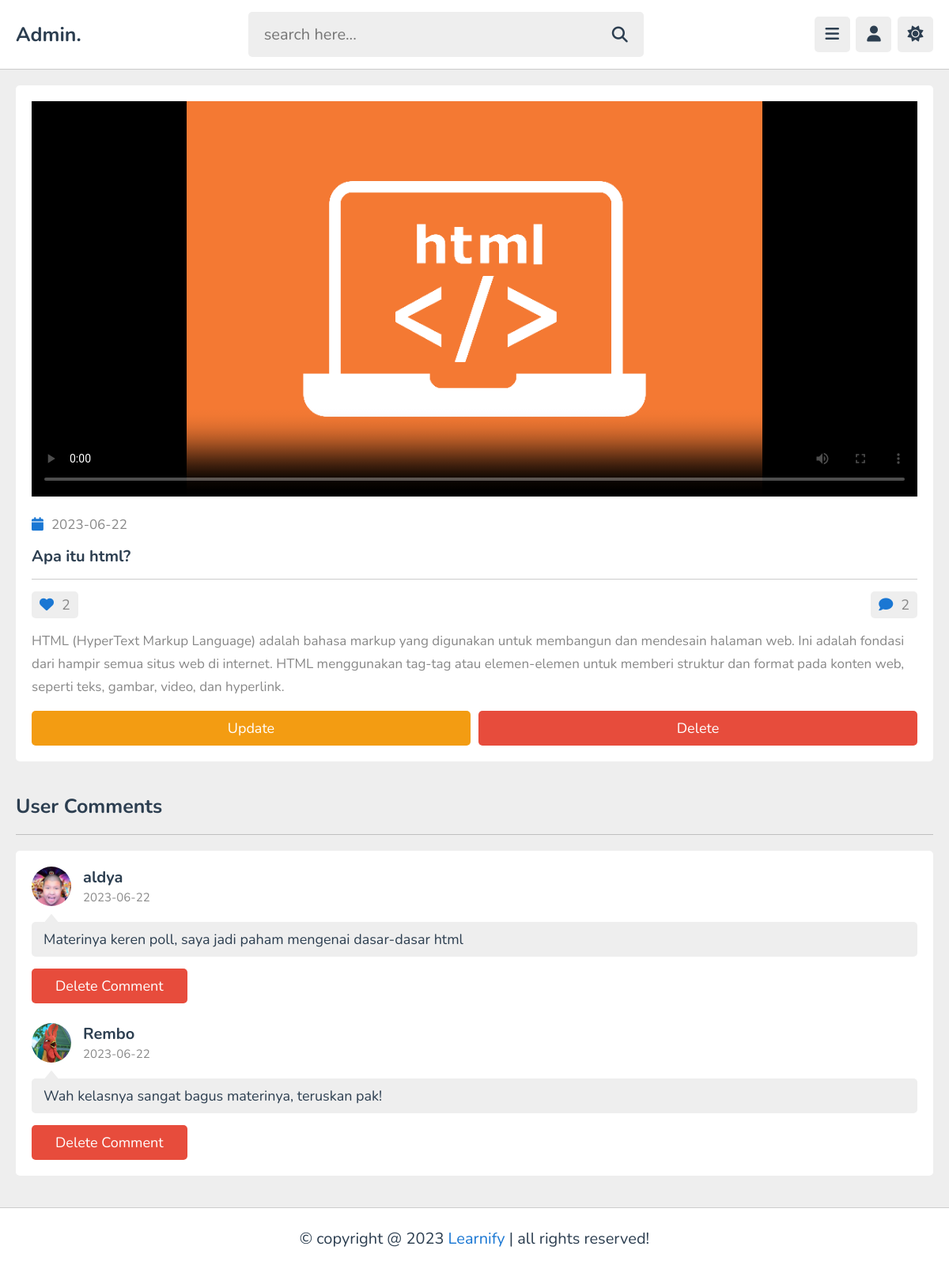
/admin/view_content.php?get_id=HJvmfDIKlQ5w3asvhvz4 (signed in), run on the app's committed database.
### tables this page shows
CREATE TABLE `content` (
  `id` varchar(20) NOT NULL,
  `tutor_id` varchar(20) NOT NULL,
  `playlist_id` varchar(20) NOT NULL,
  `title` varchar(100) NOT NULL,
  `description` varchar(1000) NOT NULL,
  `video` varchar(100) NOT NULL,
  `thumb` varchar(100) NOT NULL,
  `date` date NOT NULL DEFAULT current_timestamp(),
  `status` varchar(20) NOT NULL DEFAULT 'deactive'
);

CREATE TABLE `comments` (
  `id` varchar(20) NOT NULL,
  `content_id` varchar(20) NOT NULL,
  `user_id` varchar(20) NOT NULL,
  `tutor_id` varchar(20) NOT NULL,
  `comment` varchar(1000) NOT NULL,
  `date` date NOT NULL DEFAULT current_timestamp()
);

CREATE TABLE `users` (
  `id` varchar(20) NOT NULL,
  `name` varchar(50) NOT NULL,
  `email` varchar(50) NOT NULL,
  `password` varchar(50) NOT NULL,
  `image` varchar(100) NOT NULL
);

### admin/view_content.php (the view, shortened to what this page needs)
<?php
include '../components/connect.php';
if(isset($_COOKIE['tutor_id'])){
   $tutor_id = $_COOKIE['tutor_id'];
}else{
   $tutor_id = '';
   header('location:login.php');
}
if(isset($_GET['get_id'])){
   $get_id = $_GET['get_id'];
}else{
   $get_id = '';
   header('location:contents.php');
}
?>
<!DOCTYPE html>
<html lang="en">
<head>
   <link rel="stylesheet" href="https://cdnjs.cloudflare.com/ajax/libs/font-awesome/6.2.0/css/all.min.css">
   <link rel="stylesheet" href="../css/admin_style.css">
</head>
<body>
<?php include '../components/admin_header.php'; ?>
<section class="view-content">
   <?php
      $select_content = $conn->prepare("SELECT * FROM `content` WHERE id = ? AND tutor_id = ?");
      $select_content->execute([$get_id, $tutor_id]);
      if($select_content->rowCount() > 0){
         while($fetch_content = $select_content->fetch(PDO::FETCH_ASSOC)){
            $video_id = $fetch_content['id'];
            $count_likes = $conn->prepare("SELECT * FROM `likes` WHERE tutor_id = ? AND content_id = ?");
            $count_likes->execute([$tutor_id, $video_id]);
            $total_likes = $count_likes->rowCount();
            $count_comments = $conn->prepare("SELECT * FROM `comments` WHERE tutor_id = ? AND content_id = ?");
            $count_comments->execute([$tutor_id, $video_id]);
            $total_comments = $count_comments->rowCount();
   ?>
   <div class="container">
      <video src="../uploaded_files/<?= $fetch_content['video']; ?>" autoplay controls poster="../uploaded_files/<?= $fetch_content['thumb']; ?>" class="video"></video>
      <div class="date"><i class="fas fa-calendar"></i><span><?= $fetch_content['date']; ?></span></div>
      <h3 class="title"><?= $fetch_content['title']; ?></h3>
      <div class="flex">
         <div><i class="fas fa-heart"></i><span><?= $total_likes; ?></span></div>
         <div><i class="fas fa-comment"></i><span><?= $total_comments; ?></span></div>
      </div>
      <div class="description"><?= $fetch_content['description']; ?></div>
      <form action="" method="post">
         <div class="flex-btn">
            <a href="update_content.php?get_id=<?= $video_id; ?>" class="option-btn">update</a>
            <input type="submit" value="delete" class="delete-btn" onclick="return confirm('delete this video?');" name="delete_video">
         </div>
      </form>
   </div>
   <?php
    }
   }else{
      echo '<p class="empty">no contents added yet! <a href="add_content.php" class="btn" style="margin-top: 1.5rem;">add videos</a></p>';
   }
   ?>
</section>
<section class="comments">
   <h1 class="heading">user comments</h1>
   <div class="show-comments">
      <?php
         $select_comments = $conn->prepare("SELECT * FROM `comments` WHERE content_id = ?");
         $select_comments->execute([$get_id]);
         if($select_comments->rowCount() > 0){
            while($fetch_comment = $select_comments->fetch(PDO::FETCH_ASSOC)){
               $select_commentor = $conn->prepare("SELECT * FROM `users` WHERE id = ?");
               $select_commentor->execute([$fetch_comment['user_id']]);
               $fetch_commentor = $select_commentor->fetch(PDO::FETCH_ASSOC);
      ?>
      <div class="box">
         <div class="user">
            <img src="../uploaded_files/<?= $fetch_commentor['image']; ?>" alt="">
            <div>
               <h3><?= $fetch_commentor['name']; ?></h3>
               <span><?= $fetch_comment['date']; ?></span>
            </div>
         </div>
         <p class="text"><?= $fetch_comment['comment']; ?></p>
         <form action="" method="post" class="flex-btn">
            <button type="submit" name="delete_comment" class="inline-delete-btn" onclick="return confirm('delete this comment?');">delete comment</button>
         </form>
      </div>
      <?php
       }
      }else{
         echo '<p class="empty">no comments added yet!</p>';
      }
      ?>
      </div>
</section>
<?php include '../components/footer.php'; ?>
</body>
</html>

### css/admin_style.css (style rules this page uses)
:root { --main-color:#1a77d3; --red:#e74c3c; --oragen:#f39c12; --white:#fff; --black:#2c3e50; --light-color:#888; --light-bg:#eee; --border:.1rem solid rgba(0,0,0,.2); }
* { font-family: 'Nunito', sans-serif; margin: 0; padding: 0; box-sizing: border-box; outline: none; border: none; text-decoration: none; }
html { font-size: 62.5%; overflow-x: hidden; }
body { background-color: var(--light-bg); padding-left: 30rem; }
section { padding:2rem; max-width: 1200px; margin: 0 auto; }
.btn, .option-btn, .delete-btn, .inline-btn, .inline-option-btn, .inline-delete-btn { border-radius: .5rem; padding: 1rem 3rem; font-size: 1.8rem; color: #fff; margin-top: 1rem; text-transform: capitalize; cursor: pointer; text-align: center; }
.btn, .option-btn, .delete-btn { display: block; width: 100%; }
.inline-btn, .inline-option-btn, .inline-delete-btn { display: inline-block; }
.option-btn, .inline-option-btn { background-color: var(--oragen); }
.delete-btn, .inline-delete-btn { background-color: var(--red); }
.flex-btn { display:flex; gap: 1rem; }
.heading { padding-bottom: 1.8rem; border-bottom: var(--border); font-size: 2.5rem; color: var(--black); text-transform: capitalize; margin-bottom: 2rem; }
.view-content .container { background-color: var(--white); border-radius: .5rem; padding: 2rem; }
.view-content .container .video { width: 100%; object-fit: contain; margin-bottom: 1rem; background: #000; height: 50rem; }
.view-content .container .date { padding:1rem 0; font-size: 1.7rem; }
.view-content .container .date i { margin-right: 1rem; color: var(--main-color); }
.view-content .container .date span { color: var(--light-color); }
.view-content .container .title { font-size: 2rem; color: var(--black); padding: .5rem 0; }
.view-content .container .flex { display: flex; align-items: center; justify-content: space-between; gap: 1.5rem; font-size: 1.8rem; border-top: var(--border); padding-top: 1.5rem; padding-bottom: 1rem; margin-top: 1rem; }
.view-content .container .flex div { background-color: var(--light-bg); border-radius: .5rem; padding: .5rem 1rem; }
.view-content .container .flex i { margin-right: 1rem; color: var(--main-color); }
.view-content .container .flex span { color: var(--light-color); }
.view-content .container .description { padding: .5rem 0; line-height: 1.7; font-size: 1.7rem; color: var(--light-color); }
.comments .show-comments { background-color: var(--white); border-radius: .5rem; padding: 2rem; display: grid; gap: 2.5rem; }
.comments .show-comments .user { display: flex; align-items: center; gap: 1.5rem; margin-bottom: 2rem; }
.comments .show-comments .user img { height: 5rem; width: 5rem; border-radius: 50%; object-fit: cover; }
.comments .show-comments .user h3 { font-size: 2rem; color: var(--black); margin-bottom: .2rem; }
.comments .show-comments .user span { color: var(--light-color); font-size: 1.5rem; }
.comments .show-comments .text { border-radius: .5rem; background-color: var(--light-bg); padding: 1rem 1.5rem; color: var(--black); margin: .5rem 0; position: relative; z-index: 0; white-space: pre-line; font-size: 1.8rem; }
.comments .show-comments .text::before { content: ''; position: absolute; top: -1rem; left: 1.5rem; height: 1.2rem; width: 2rem; background-color: var(--light-bg); clip-path: polygon(50% 0%, 0% 100%, 100% 100%); }
@media (max-width:1200px) { body { padding-left: 0; } }

### data on the page
content: date "2023-06-22", title "Apa itu html?", total_likes "2", total_comments "2", description "HTML (HyperText Markup Language) adalah bahasa markup yang digunakan untuk membangun dan mendesain halaman web. Ini adalah fondasi dari hampir semua situs web di internet. HTML menggunakan tag-tag atau elemen-elemen untuk memberi struktur dan format pada konten web, seperti teks, gambar, video, dan hyperlink."
comments: user.image (picture), user.name "aldya", date "2023-06-22", comment "Materinya keren poll, saya jadi paham mengenai dasar-dasar html"
comments: user.image (picture), user.name "Rembo", date "2023-06-22", comment "Wah kelasnya sangat bagus materinya, teruskan pak!"
